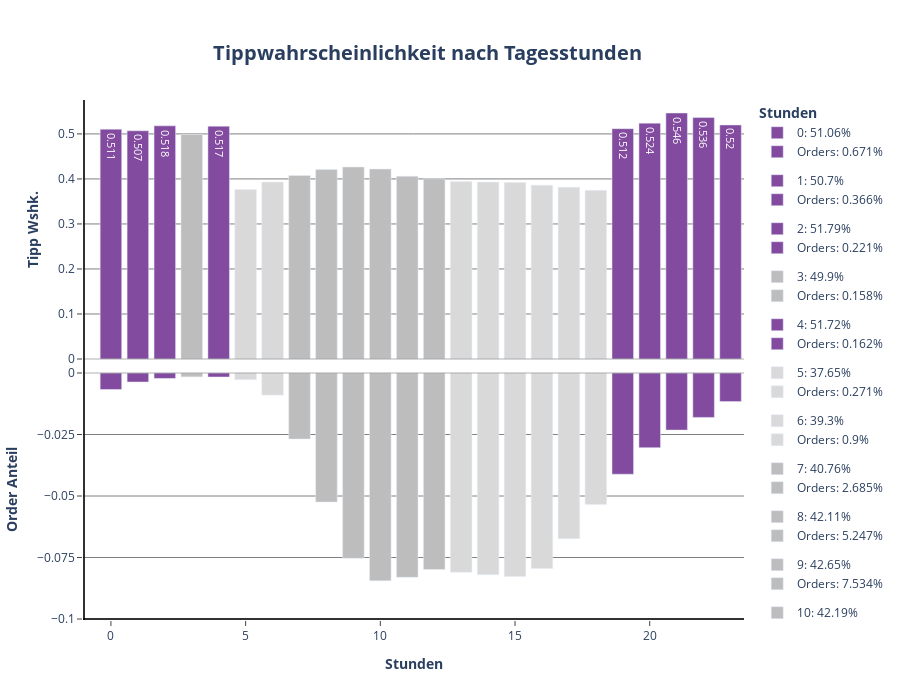

Write notebook code for a chart like this one.
### Markdown cell above
**Tippwahrscheinlichkeit pro Stunde:**

### Code cell
# Plot P3: Order_hour_of_day

fig1 = make_subplots(cols= 1, rows= 2, shared_xaxes= True, shared_yaxes= False, vertical_spacing= 0)

for order_hour_of_day in df_hour.order_hour_of_day:

 if df_hour[df_hour.order_hour_of_day == order_hour_of_day].tip_norm.values >= 0.5:
  color = px.colors.sequential.Purpor[5]
  text= df_hour.loc[df_hour.order_hour_of_day == order_hour_of_day].tip_norm.values.round(3)

  fig1.add_trace(
   go.Bar(
    x= df_hour.loc[df_hour.order_hour_of_day == order_hour_of_day].order_hour_of_day,
    y= df_hour.loc[df_hour.order_hour_of_day == order_hour_of_day].tip_norm,
    name= f"{order_hour_of_day}: {(df_hour.loc[df_hour.order_hour_of_day == order_hour_of_day].tip_norm.values[0] * 100).round(2)}%",
    showlegend= True,
    marker= dict(color= color),
    width= 0.8,
    text= text,
    base= 0,
    legendgroup= f"{order_hour_of_day}",
    hovertemplate = f"<b>{df_hour.loc[df_hour.order_hour_of_day == order_hour_of_day].order_hour_of_day.values[0]}</b><br><br>" +
                "Tipp: %{y}<br>" +
                "<extra></extra>"
   ),
   col= 1,
   row= 1
  )

  fig1.add_trace(
   go.Bar(
    x= df_hour.loc[df_hour.order_hour_of_day == order_hour_of_day].order_hour_of_day,
    y= df_hour.loc[df_hour.order_hour_of_day == order_hour_of_day].orders_norm,
    name= f"Orders: {(df_hour.loc[df_hour.order_hour_of_day == order_hour_of_day].orders_norm.values[0] * 100).round(3)}%",
    base = -df_hour.loc[df_hour.order_hour_of_day == order_hour_of_day].orders_norm,
    showlegend= True,
    marker= dict(color= color),
    width= 0.8,
    legendgroup= f"{order_hour_of_day}",
    hovertemplate = f"<b>{df_hour.loc[df_hour.order_hour_of_day == order_hour_of_day].order_hour_of_day.values[0]}</b><br><br>" +
                "Tipp: %{y}<br>" +
                "<extra></extra>"
   ),
   col= 1,
   row= 2
  )

 elif 0.4 < df_hour.loc[df_hour.order_hour_of_day == order_hour_of_day].tip_norm.values < 0.5:
  color= px.colors.sequential.Greys[3]

  fig1.add_trace(
   go.Bar(
    x= df_hour.loc[df_hour.order_hour_of_day == order_hour_of_day].order_hour_of_day,
    y= df_hour.loc[df_hour.order_hour_of_day == order_hour_of_day].tip_norm,
    name= f"{order_hour_of_day}: {(df_hour.loc[df_hour.order_hour_of_day == order_hour_of_day].tip_norm.values[0] * 100).round(2)}%",
    showlegend= True,
    marker= dict(color= color),
    width= 0.8,
    base= 0,
    legendgroup= f"{order_hour_of_day}",
    hovertemplate = f"<b>{df_hour.loc[df_hour.order_hour_of_day == order_hour_of_day].order_hour_of_day.values[0]}</b><br><br>" +
                "Tipp: %{y}<br>" +
                "<extra></extra>"
   ),
   col= 1,
   row= 1
  )

  fig1.add_trace(
   go.Bar(
    x= df_hour.loc[df_hour.order_hour_of_day == order_hour_of_day].order_hour_of_day,
    y= df_hour.loc[df_hour.order_hour_of_day == order_hour_of_day].orders_norm,
    name= f"Orders: {(df_hour.loc[df_hour.order_hour_of_day == order_hour_of_day].orders_norm.values[0] * 100).round(3)}%",
    base = -df_hour.loc[df_hour.order_hour_of_day == order_hour_of_day].orders_norm,
    showlegend= True,
    marker= dict(color= color),
    width= 0.8,
    legendgroup= f"{order_hour_of_day}",
    hovertemplate = f"<b>{df_hour.loc[df_hour.order_hour_of_day == order_hour_of_day].order_hour_of_day.values[0]}</b><br><br>" +
                "Tipp: %{y}<br>" +
                "<extra></extra>"
   ),
   col= 1,
   row= 2
  )

 elif 0.3 < df_hour.loc[df_hour.order_hour_of_day == order_hour_of_day].tip_norm.values < 0.4:
  color= px.colors.sequential.Greys[2]

  fig1.add_trace(
   go.Bar(
    x= df_hour.loc[df_hour.order_hour_of_day == order_hour_of_day].order_hour_of_day,
    y= df_hour.loc[df_hour.order_hour_of_day == order_hour_of_day].tip_norm,
    name= f"{order_hour_of_day}: {(df_hour.loc[df_hour.order_hour_of_day == order_hour_of_day].tip_norm.values[0] * 100).round(2)}%",
    showlegend= True,
    marker= dict(color= color),
    width= 0.8,
    base= 0,
    legendgroup= f"{order_hour_of_day}",
    hovertemplate = f"<b>{df_hour.loc[df_hour.order_hour_of_day == order_hour_of_day].order_hour_of_day.values[0]}</b><br><br>" +
                "Tipp: %{y}<br>" +
                "<extra></extra>"
   ),
   col= 1,
   row= 1
  )

  fig1.add_trace(
   go.Bar(
    x= df_hour.loc[df_hour.order_hour_of_day == order_hour_of_day].order_hour_of_day,
    y= df_hour.loc[df_hour.order_hour_of_day == order_hour_of_day].orders_norm,
    name= f"Orders: {(df_hour.loc[df_hour.order_hour_of_day == order_hour_of_day].orders_norm.values[0] * 100).round(3)}%",
    base = -df_hour.loc[df_hour.order_hour_of_day == order_hour_of_day].orders_norm,
    showlegend= True,
    marker= dict(color= color),
    width= 0.8,
    legendgroup= f"{order_hour_of_day}",
    hovertemplate = f"<b>{df_hour.loc[df_hour.order_hour_of_day == order_hour_of_day].order_hour_of_day.values[0]}</b><br><br>" +
                "Tipp: %{y}<br>" +
                "<extra></extra>"
   ),
   col= 1,
   row= 2
  )

fig1.add_hline(
 y= 0,
 opacity= 0.3,
 line_dash= "solid",
 line_color= "grey",
 col= 1,
 row= 1
)

fig1.add_hline(
 y= 0,
 opacity= 0.3,
 line_dash= "solid",
 line_color= "grey",
 col= 1,
 row= 2
)

fig1.add_vline(
 x= -1,
 opacity= 0.8,
 line_dash= "solid",
 line_color= "black",
 col= 1,
 row= 2
)

fig1.add_vline(
 x= -1,
 opacity= 0.8,
 line_dash= "solid",
 line_color= "black",
 col= 1,
 row= 1
)

fig1.add_hline(
 y= -0.1,
 opacity= 0.8,
 line_dash= "solid",
 line_color= "black",
 col= 1,
 row= 2
)

fig1.update_annotations(opacity= 0.8)
fig1.update_layout(title= dict(text= "<b>Tippwahrscheinlichkeit nach Tagesstunden</b>", font_size= 20, xanchor= "center", yanchor= "top", y=0.935, x=0.475), legend_title_text = "<b>Stunden</b>", height= 700)
fig1.update_xaxes(title_text="<b>Stunden</b>", ticks= "outside", col= 1, row= 2)
fig1.update_xaxes(showline= False, col= 1, row= 1)
fig1.update_yaxes(title_text="<b>Tipp Wshk.</b>", ticks= "outside", showgrid= True, gridcolor= "grey", col= 1, row= 1, showline= False)
fig1.update_yaxes(title_text="<b>Order Anteil</b>", ticks= "outside", showgrid= True, gridcolor= "grey", col= 1, row= 2, tickvals= [0, -0.025, -0.05, -0.075, -0.1])
fig1.update_layout(plot_bgcolor= "white", xaxis= dict(linecolor= "black"), yaxis= dict(linecolor= "black"))
fig1.show()

### Figure 1 — Plotly figure (JSON) as saved in the notebook; plotly's stock layout.template omitted (floating-point values rounded to 4 significant figures)
{"data": [{"base": 0, "hovertemplate": "<b>0</b><br><br>Tipp: %{y}<br><extra></extra>", "legendgroup": "0", "marker": {"color": "rgb(131, 75, 160)"}, "name": "0: 51.06%", "showlegend": true, "text": [0.511], "type": "bar", "width": 0.8, "x": [0], "xaxis": "x", "y": [0.5106], "yaxis": "y"}, {"base": [-0.006709], "hovertemplate": "<b>0</b><br><br>Tipp: %{y}<br><extra></extra>", "legendgroup": "0", "marker": {"color": "rgb(131, 75, 160)"}, "name": "Orders: 0.671%", "showlegend": true, "type": "bar", "width": 0.8, "x": [0], "xaxis": "x2", "y": [0.006709], "yaxis": "y2"}, {"base": 0, "hovertemplate": "<b>1</b><br><br>Tipp: %{y}<br><extra></extra>", "legendgroup": "1", "marker": {"color": "rgb(131, 75, 160)"}, "name": "1: 50.7%", "showlegend": true, "text": [0.507], "type": "bar", "width": 0.8, "x": [1], "xaxis": "x", "y": [0.507], "yaxis": "y"}, {"base": [-0.003656], "hovertemplate": "<b>1</b><br><br>Tipp: %{y}<br><extra></extra>", "legendgroup": "1", "marker": {"color": "rgb(131, 75, 160)"}, "name": "Orders: 0.366%", "showlegend": true, "type": "bar", "width": 0.8, "x": [1], "xaxis": "x2", "y": [0.003656], "yaxis": "y2"}, {"base": 0, "hovertemplate": "<b>2</b><br><br>Tipp: %{y}<br><extra></extra>", "legendgroup": "2", "marker": {"color": "rgb(131, 75, 160)"}, "name": "2: 51.79%", "showlegend": true, "text": [0.518], "type": "bar", "width": 0.8, "x": [2], "xaxis": "x", "y": [0.5179], "yaxis": "y"}, {"base": [-0.002208], "hovertemplate": "<b>2</b><br><br>Tipp: %{y}<br><extra></extra>", "legendgroup": "2", "marker": {"color": "rgb(131, 75, 160)"}, "name": "Orders: 0.221%", "showlegend": true, "type": "bar", "width": 0.8, "x": [2], "xaxis": "x2", "y": [0.002208], "yaxis": "y2"}, {"base": 0, "hovertemplate": "<b>3</b><br><br>Tipp: %{y}<br><extra></extra>", "legendgroup": "3", "marker": {"color": "rgb(189,189,189)"}, "name": "3: 49.9%", "showlegend": true, "type": "bar", "width": 0.8, "x": [3], "xaxis": "x", "y": [0.499], "yaxis": "y"}, {"base": [-0.001575], "hovertemplate": "<b>3</b><br><br>Tipp: %{y}<br><extra></extra>", "legendgroup": "3", "marker": {"color": "rgb(189,189,189)"}, "name": "Orders: 0.158%", "showlegend": true, "type": "bar", "width": 0.8, "x": [3], "xaxis": "x2", "y": [0.001575], "yaxis": "y2"}, {"base": 0, "hovertemplate": "<b>4</b><br><br>Tipp: %{y}<br><extra></extra>", "legendgroup": "4", "marker": {"color": "rgb(131, 75, 160)"}, "name": "4: 51.72%", "showlegend": true, "text": [0.517], "type": "bar", "width": 0.8, "x": [4], "xaxis": "x", "y": [0.5172], "yaxis": "y"}, {"base": [-0.001625], "hovertemplate": "<b>4</b><br><br>Tipp: %{y}<br><extra></extra>", "legendgroup": "4", "marker": {"color": "rgb(131, 75, 160)"}, "name": "Orders: 0.162%", "showlegend": true, "type": "bar", "width": 0.8, "x": [4], "xaxis": "x2", "y": [0.001625], "yaxis": "y2"}, {"base": 0, "hovertemplate": "<b>5</b><br><br>Tipp: %{y}<br><extra></extra>", "legendgroup": "5", "marker": {"color": "rgb(217,217,217)"}, "name": "5: 37.65%", "showlegend": true, "type": "bar", "width": 0.8, "x": [5], "xaxis": "x", "y": [0.3765], "yaxis": "y"}, {"base": [-0.002709], "hovertemplate": "<b>5</b><br><br>Tipp: %{y}<br><extra></extra>", "legendgroup": "5", "marker": {"color": "rgb(217,217,217)"}, "name": "Orders: 0.271%", "showlegend": true, "type": "bar", "width": 0.8, "x": [5], "xaxis": "x2", "y": [0.002709], "yaxis": "y2"}, {"base": 0, "hovertemplate": "<b>6</b><br><br>Tipp: %{y}<br><extra></extra>", "legendgroup": "6", "marker": {"color": "rgb(217,217,217)"}, "name": "6: 39.3%", "showlegend": true, "type": "bar", "width": 0.8, "x": [6], "xaxis": "x", "y": [0.393], "yaxis": "y"}, {"base": [-0.008998], "hovertemplate": "<b>6</b><br><br>Tipp: %{y}<br><extra></extra>", "legendgroup": "6", "marker": {"color": "rgb(217,217,217)"}, "name": "Orders: 0.9%", "showlegend": true, "type": "bar", "width": 0.8, "x": [6], "xaxis": "x2", "y": [0.008998], "yaxis": "y2"}, {"base": 0, "hovertemplate": "<b>7</b><br><br>Tipp: %{y}<br><extra></extra>", "legendgroup": "7", "marker": {"color": "rgb(189,189,189)"}, "name": "7: 40.76%", "showlegend": true, "type": "bar", "width": 0.8, "x": [7], "xaxis": "x", "y": [0.4076], "yaxis": "y"}, {"base": [-0.02685], "hovertemplate": "<b>7</b><br><br>Tipp: %{y}<br><extra></extra>", "legendgroup": "7", "marker": {"color": "rgb(189,189,189)"}, "name": "Orders: 2.685%", "showlegend": true, "type": "bar", "width": 0.8, "x": [7], "xaxis": "x2", "y": [0.02685], "yaxis": "y2"}, {"base": 0, "hovertemplate": "<b>8</b><br><br>Tipp: %{y}<br><extra></extra>", "legendgroup": "8", "marker": {"color": "rgb(189,189,189)"}, "name": "8: 42.11%", "showlegend": true, "type": "bar", "width": 0.8, "x": [8], "xaxis": "x", "y": [0.4211], "yaxis": "y"}, {"base": [-0.05247], "hovertemplate": "<b>8</b><br><br>Tipp: %{y}<br><extra></extra>", "legendgroup": "8", "marker": {"color": "rgb(189,189,189)"}, "name": "Orders: 5.247%", "showlegend": true, "type": "bar", "width": 0.8, "x": [8], "xaxis": "x2", "y": [0.05247], "yaxis": "y2"}, {"base": 0, "hovertemplate": "<b>9</b><br><br>Tipp: %{y}<br><extra></extra>", "legendgroup": "9", "marker": {"color": "rgb(189,189,189)"}, "name": "9: 42.65%", "showlegend": true, "type": "bar", "width": 0.8, "x": [9], "xaxis": "x", "y": [0.4265], "yaxis": "y"}, {"base": [-0.07534], "hovertemplate": "<b>9</b><br><br>Tipp: %{y}<br><extra></extra>", "legendgroup": "9", "marker": {"color": "rgb(189,189,189)"}, "name": "Orders: 7.534%", "showlegend": true, "type": "bar", "width": 0.8, "x": [9], "xaxis": "x2", "y": [0.07534], "yaxis": "y2"}, {"base": 0, "hovertemplate": "<b>10</b><br><br>Tipp: %{y}<br><extra></extra>", "legendgroup": "10", "marker": {"color": "rgb(189,189,189)"}, "name": "10: 42.19%", "showlegend": true, "type": "bar", "width": 0.8, "x": [10], "xaxis": "x", "y": [0.4219], "yaxis": "y"}, {"base": [-0.08447], "hovertemplate": "<b>10</b><br><br>Tipp: %{y}<br><extra></extra>", "legendgroup": "10", "marker": {"color": "rgb(189,189,189)"}, "name": "Orders: 8.447%", "showlegend": true, "type": "bar", "width": 0.8, "x": [10], "xaxis": "x2", "y": [0.08447], "yaxis": "y2"}, {"base": 0, "hovertemplate": "<b>11</b><br><br>Tipp: %{y}<br><extra></extra>", "legendgroup": "11", "marker": {"color": "rgb(189,189,189)"}, "name": "11: 40.59%", "showlegend": true, "type": "bar", "width": 0.8, "x": [11], "xaxis": "x", "y": [0.4059], "yaxis": "y"}, {"base": [-0.08307], "hovertemplate": "<b>11</b><br><br>Tipp: %{y}<br><extra></extra>", "legendgroup": "11", "marker": {"color": "rgb(189,189,189)"}, "name": "Orders: 8.307%", "showlegend": true, "type": "bar", "width": 0.8, "x": [11], "xaxis": "x2", "y": [0.08307], "yaxis": "y2"}, {"base": 0, "hovertemplate": "<b>12</b><br><br>Tipp: %{y}<br><extra></extra>", "legendgroup": "12", "marker": {"color": "rgb(189,189,189)"}, "name": "12: 40.04%", "showlegend": true, "type": "bar", "width": 0.8, "x": [12], "xaxis": "x", "y": [0.4004], "yaxis": "y"}, {"base": [-0.07986], "hovertemplate": "<b>12</b><br><br>Tipp: %{y}<br><extra></extra>", "legendgroup": "12", "marker": {"color": "rgb(189,189,189)"}, "name": "Orders: 7.986%", "showlegend": true, "type": "bar", "width": 0.8, "x": [12], "xaxis": "x2", "y": [0.07986], "yaxis": "y2"}, {"base": 0, "hovertemplate": "<b>13</b><br><br>Tipp: %{y}<br><extra></extra>", "legendgroup": "13", "marker": {"color": "rgb(217,217,217)"}, "name": "13: 39.4%", "showlegend": true, "type": "bar", "width": 0.8, "x": [13], "xaxis": "x", "y": [0.394], "yaxis": "y"}, {"base": [-0.08105], "hovertemplate": "<b>13</b><br><br>Tipp: %{y}<br><extra></extra>", "legendgroup": "13", "marker": {"color": "rgb(217,217,217)"}, "name": "Orders: 8.105%", "showlegend": true, "type": "bar", "width": 0.8, "x": [13], "xaxis": "x2", "y": [0.08105], "yaxis": "y2"}, {"base": 0, "hovertemplate": "<b>14</b><br><br>Tipp: %{y}<br><extra></extra>", "legendgroup": "14", "marker": {"color": "rgb(217,217,217)"}, "name": "14: 39.29%", "showlegend": true, "type": "bar", "width": 0.8, "x": [14], "xaxis": "x", "y": [0.3929], "yaxis": "y"}, {"base": [-0.08203], "hovertemplate": "<b>14</b><br><br>Tipp: %{y}<br><extra></extra>", "legendgroup": "14", "marker": {"color": "rgb(217,217,217)"}, "name": "Orders: 8.203%", "showlegend": true, "type": "bar", "width": 0.8, "x": [14], "xaxis": "x2", "y": [0.08203], "yaxis": "y2"}, {"base": 0, "hovertemplate": "<b>15</b><br><br>Tipp: %{y}<br><extra></extra>", "legendgroup": "15", "marker": {"color": "rgb(217,217,217)"}, "name": "15: 39.2%", "showlegend": true, "type": "bar", "width": 0.8, "x": [15], "xaxis": "x", "y": [0.392], "yaxis": "y"}, {"base": [-0.08274], "hovertemplate": "<b>15</b><br><br>Tipp: %{y}<br><extra></extra>", "legendgroup": "15", "marker": {"color": "rgb(217,217,217)"}, "name": "Orders: 8.274%", "showlegend": true, "type": "bar", "width": 0.8, "x": [15], "xaxis": "x2", "y": [0.08274], "yaxis": "y2"}, {"base": 0, "hovertemplate": "<b>16</b><br><br>Tipp: %{y}<br><extra></extra>", "legendgroup": "16", "marker": {"color": "rgb(217,217,217)"}, "name": "16: 38.62%", "showlegend": true, "type": "bar", "width": 0.8, "x": [16], "xaxis": "x", "y": [0.3862], "yaxis": "y"}, {"base": [-0.07947], "hovertemplate": "<b>16</b><br><br>Tipp: %{y}<br><extra></extra>", "legendgroup": "16", "marker": {"color": "rgb(217,217,217)"}, "name": "Orders: 7.947%", "showlegend": true, "type": "bar", "width": 0.8, "x": [16], "xaxis": "x2", "y": [0.07947], "yaxis": "y2"}, {"base": 0, "hovertemplate": "<b>17</b><br><br>Tipp: %{y}<br><extra></extra>", "legendgroup": "17", "marker": {"color": "rgb(217,217,217)"}, "name": "17: 38.16%", "showlegend": true, "type": "bar", "width": 0.8, "x": [17], "xaxis": "x", "y": [0.3816], "yaxis": "y"}, {"base": [-0.06733], "hovertemplate": "<b>17</b><br><br>Tipp: %{y}<br><extra></extra>", "legendgroup": "17", "marker": {"color": "rgb(217,217,217)"}, "name": "Orders: 6.733%", "showlegend": true, "type": "bar", "width": 0.8, "x": [17], "xaxis": "x2", "y": [0.06733], "yaxis": "y2"}, {"base": 0, "hovertemplate": "<b>18</b><br><br>Tipp: %{y}<br><extra></extra>", "legendgroup": "18", "marker": {"color": "rgb(217,217,217)"}, "name": "18: 37.46%", "showlegend": true, "type": "bar", "width": 0.8, "x": [18], "xaxis": "x", "y": [0.3746], "yaxis": "y"}, {"base": [-0.05347], "hovertemplate": "<b>18</b><br><br>Tipp: %{y}<br><extra></extra>", "legendgroup": "18", "marker": {"color": "rgb(217,217,217)"}, "name": "Orders: 5.347%", "showlegend": true, "type": "bar", "width": 0.8, "x": [18], "xaxis": "x2", "y": [0.05347], "yaxis": "y2"}, {"base": 0, "hovertemplate": "<b>19</b><br><br>Tipp: %{y}<br><extra></extra>", "legendgroup": "19", "marker": {"color": "rgb(131, 75, 160)"}, "name": "19: 51.17%", "showlegend": true, "text": [0.512], "type": "bar", "width": 0.8, "x": [19], "xaxis": "x", "y": [0.5117], "yaxis": "y"}, {"base": [-0.04114], "hovertemplate": "<b>19</b><br><br>Tipp: %{y}<br><extra></extra>", "legendgroup": "19", "marker": {"color": "rgb(131, 75, 160)"}, "name": "Orders: 4.114%", "showlegend": true, "type": "bar", "width": 0.8, "x": [19], "xaxis": "x2", "y": [0.04114], "yaxis": "y2"}, {"base": 0, "hovertemplate": "<b>20</b><br><br>Tipp: %{y}<br><extra></extra>", "legendgroup": "20", "marker": {"color": "rgb(131, 75, 160)"}, "name": "20: 52.39%", "showlegend": true, "text": [0.524], "type": "bar", "width": 0.8, "x": [20], "xaxis": "x", "y": [0.5239], "yaxis": "y"}, {"base": [-0.03035], "hovertemplate": "<b>20</b><br><br>Tipp: %{y}<br><extra></extra>", "legendgroup": "20", "marker": {"color": "rgb(131, 75, 160)"}, "name": "Orders: 3.035%", "showlegend": true, "type": "bar", "width": 0.8, "x": [20], "xaxis": "x2", "y": [0.03035], "yaxis": "y2"}, {"base": 0, "hovertemplate": "<b>21</b><br><br>Tipp: %{y}<br><extra></extra>", "legendgroup": "21", "marker": {"color": "rgb(131, 75, 160)"}, "name": "21: 54.64%", "showlegend": true, "text": [0.546], "type": "bar", "width": 0.8, "x": [21], "xaxis": "x", "y": [0.5464], "yaxis": "y"}, {"base": [-0.0232], "hovertemplate": "<b>21</b><br><br>Tipp: %{y}<br><extra></extra>", "legendgroup": "21", "marker": {"color": "rgb(131, 75, 160)"}, "name": "Orders: 2.32%", "showlegend": true, "type": "bar", "width": 0.8, "x": [21], "xaxis": "x2", "y": [0.0232], "yaxis": "y2"}, {"base": 0, "hovertemplate": "<b>22</b><br><br>Tipp: %{y}<br><extra></extra>", "legendgroup": "22", "marker": {"color": "rgb(131, 75, 160)"}, "name": "22: 53.63%", "showlegend": true, "text": [0.536], "type": "bar", "width": 0.8, "x": [22], "xaxis": "x", "y": [0.5363], "yaxis": "y"}, {"base": [-0.01807], "hovertemplate": "<b>22</b><br><br>Tipp: %{y}<br><extra></extra>", "legendgroup": "22", "marker": {"color": "rgb(131, 75, 160)"}, "name": "Orders: 1.807%", "showlegend": true, "type": "bar", "width": 0.8, "x": [22], "xaxis": "x2", "y": [0.01807], "yaxis": "y2"}, {"base": 0, "hovertemplate": "<b>23</b><br><br>Tipp: %{y}<br><extra></extra>", "legendgroup": "23", "marker": {"color": "rgb(131, 75, 160)"}, "name": "23: 51.99%", "showlegend": true, "text": [0.52], "type": "bar", "width": 0.8, "x": [23], "xaxis": "x", "y": [0.5199], "yaxis": "y"}, {"base": [-0.0116], "hovertemplate": "<b>23</b><br><br>Tipp: %{y}<br><extra></extra>", "legendgroup": "23", "marker": {"color": "rgb(131, 75, 160)"}, "name": "Orders: 1.16%", "showlegend": true, "type": "bar", "width": 0.8, "x": [23], "xaxis": "x2", "y": [0.0116], "yaxis": "y2"}], "layout": {"height": 700, "legend": {"title": {"text": "<b>Stunden</b>"}}, "plot_bgcolor": "white", "shapes": [{"line": {"color": "grey", "dash": "solid"}, "opacity": 0.3, "type": "line", "x0": 0, "x1": 1, "xref": "x domain", "y0": 0, "y1": 0, "yref": "y"}, {"line": {"color": "grey", "dash": "solid"}, "opacity": 0.3, "type": "line", "x0": 0, "x1": 1, "xref": "x2 domain", "y0": 0, "y1": 0, "yref": "y2"}, {"line": {"color": "black", "dash": "solid"}, "opacity": 0.8, "type": "line", "x0": -1, "x1": -1, "xref": "x2", "y0": 0, "y1": 1, "yref": "y2 domain"}, {"line": {"color": "black", "dash": "solid"}, "opacity": 0.8, "type": "line", "x0": -1, "x1": -1, "xref": "x", "y0": 0, "y1": 1, "yref": "y domain"}, {"line": {"color": "black", "dash": "solid"}, "opacity": 0.8, "type": "line", "x0": 0, "x1": 1, "xref": "x2 domain", "y0": -0.1, "y1": -0.1, "yref": "y2"}], "title": {"font": {"size": 20}, "text": "<b>Tippwahrscheinlichkeit nach Tagesstunden</b>", "x": 0.475, "xanchor": "center", "y": 0.935, "yanchor": "top"}, "xaxis": {"anchor": "y", "domain": [0, 1], "linecolor": "black", "matches": "x2", "showline": false, "showticklabels": false}, "xaxis2": {"anchor": "y2", "domain": [0, 1], "ticks": "outside", "title": {"text": "<b>Stunden</b>"}}, "yaxis": {"anchor": "x", "domain": [0.5, 1], "gridcolor": "grey", "linecolor": "black", "showgrid": true, "showline": false, "ticks": "outside", "title": {"text": "<b>Tipp Wshk.</b>"}}, "yaxis2": {"anchor": "x2", "domain": [0, 0.5], "gridcolor": "grey", "showgrid": true, "ticks": "outside", "tickvals": [0, -0.025, -0.05, -0.075, -0.1], "title": {"text": "<b>Order Anteil</b>"}}}}
